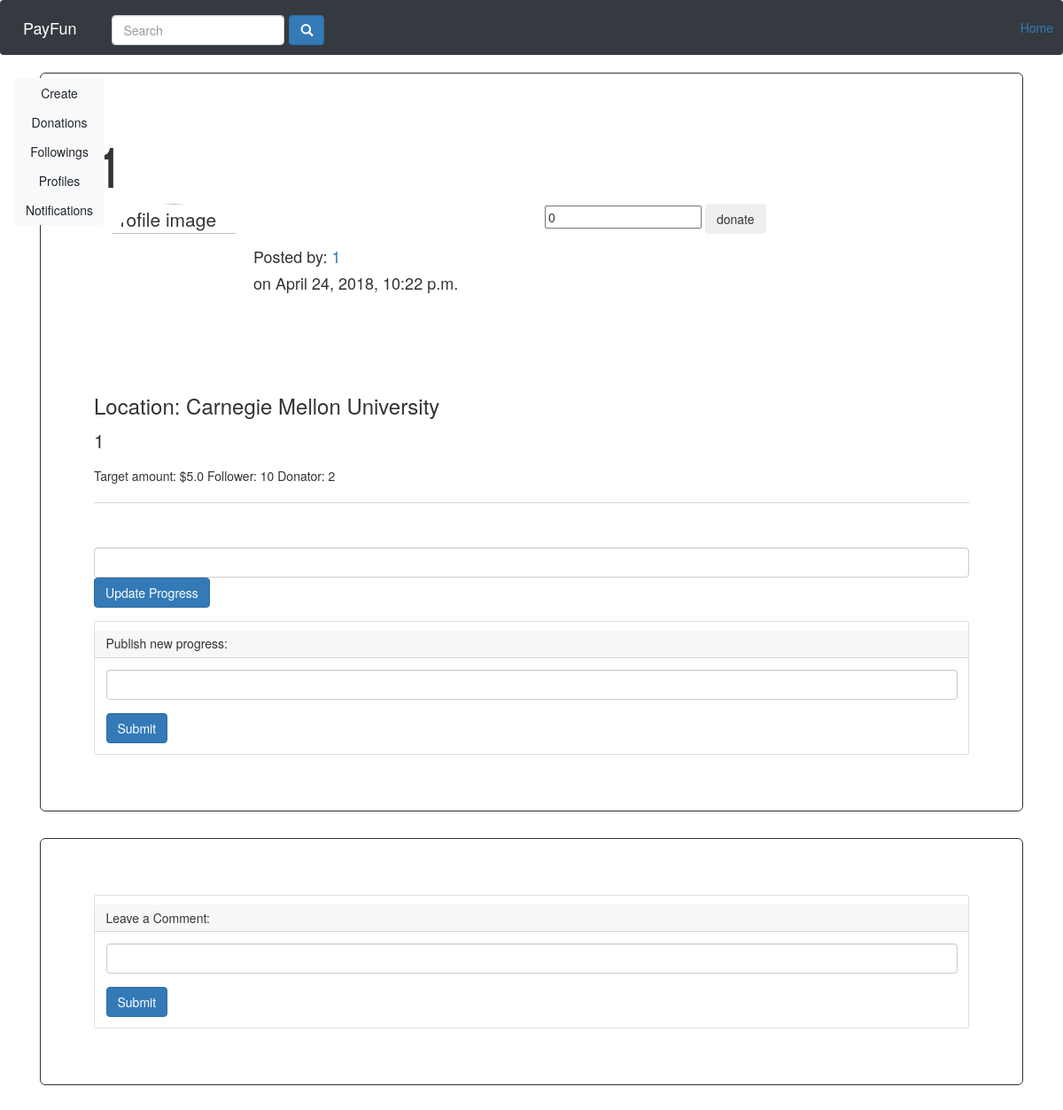
The page /activitydetail/1/ (signed in) on the database as committed earlier.
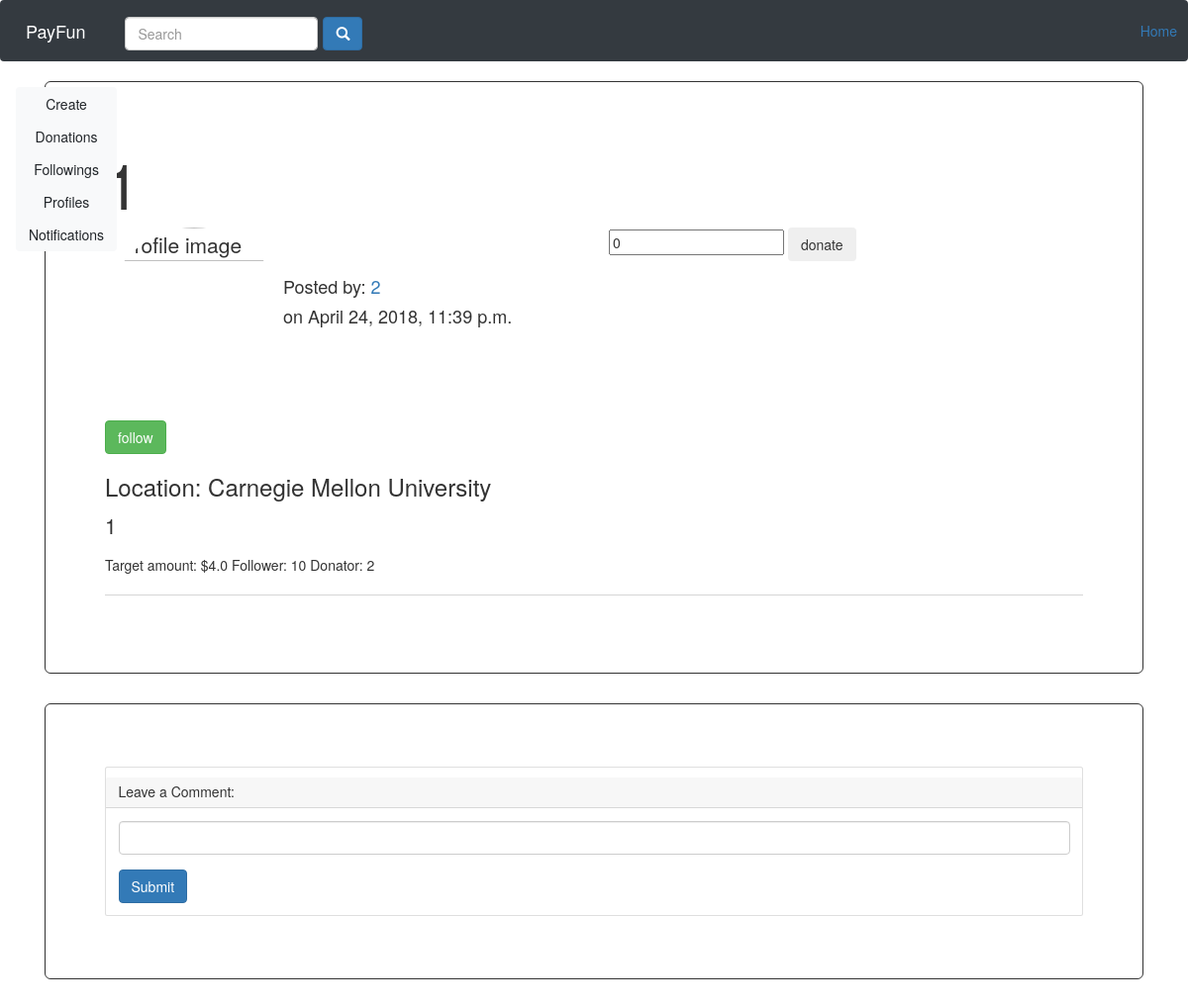
The same page on the database as committed later.
### payfun/models.py (models this page shows)
class Activity(models.Model):
	launcher = models.ForeignKey(User, on_delete=models.CASCADE)
	title = models.CharField(max_length=100)
	content = models.CharField(max_length=1000)
	picture = models.FileField(upload_to="images", blank=True)
	target_money = models.FloatField()
	start_time = models.DateTimeField()
	end_time = models.DateTimeField()
	post_time = models.DateTimeField(auto_now_add=True)
	location = models.CharField(max_length=100)
	location_id = models.CharField(max_length=100)
	is_start = models.BooleanField() # whether the activity has started
	is_end = models.BooleanField() # whether the activity has failed, whether success or failure
	is_success = models.BooleanField(blank=True)
	followee = models.ManyToManyField(User, related_name='followeeForActivity')
	sponseree = models.ManyToManyField(User, related_name='sponsereeForActivity')
	paypal_account = models.CharField(max_length=1000)
	total_rate = models.IntegerField(default=0)
	rate_cur = models.FloatField(default=0)

### payfun/views.py (the view)
# urls.py: url(r'^activitydetail/(?P<activity_id>\S+)/$', views.activitydetail, name="activityDetail"),
@login_required
def activitydetail(request, activity_id):
    user_tmp = request.user
    username_tmp = request.user.username
    userlastname_tmp = user_tmp.last_name
    userfirstname_tmp = user_tmp.first_name
    Entry_Activity = get_object_or_404(Activity,id = activity_id)
    try:
        Entry_Profile     = Profile.objects.get(username = request.user.username)
    except:
        new_profile_entry = Profile(username= username_tmp,bio='default_bio',
                                    first_name= userfirstname_tmp,
                                    last_name= userlastname_tmp)
        new_profile_entry.save()
        Entry_Profile = get_object_or_404(Profile,username = request.user.username)
    if(request.user.username ==Entry_Activity.launcher.username):
        my_activity = '1'
    else:
        my_activity = '0'
    if Entry_Activity in Entry_Profile.follow_activity.all():
        activity_followed = '1'
    else:
        activity_followed = '0';
    return render(request, 'project_detail.html',{'activity':Entry_Activity, 'my_activity': my_activity,"activity_followed": activity_followed})

### payfun/templates/project_detail.html (shortened to what the changed rows need)
<!DOCTYPE html>
<html lang="en">
<head>
    {% load static %}
    <link href="../../static/vendor/bootstrap/css/bootstrap.min.css" rel="stylesheet">
    <link href="../../static/payfun/project_detail.css" rel="stylesheet">
    <link rel="stylesheet" href="https://maxcdn.bootstrapcdn.com/bootstrap/3.3.7/css/bootstrap.min.css">
</head>
<body>
    <div id="wrapper">
        <div class="container" id="main_block">
            <div class="jumbotron">
                <div class="comment">
                    <h1>{{activity.title}}</h1>
                    <div class="row">
                        <div class="col-sm">
                            <p style="float: left;">
                                <img title="profile image" class="img-circle img-responsive profile-img" src="{% url 'getPhoto' activity.id %}" height="180px" width="180px" align="middle">
                            </p>
                            <br/>
                            <br/>
                            <h4>Posted by: <a href="/profile/{{activity.launcher.username}}">{{activity.launcher.username}}</a></h4>
                            <h4>on {{activity.post_time}}</h4>
                        </div>
                        <div class="col-sm">
                        </div>
                    </div>
                    {% if my_activity == '0' %}
                         {% if activity_followed == '0' %}
                                <form method="post" action="/followActivity/{{activity.id}} ">
                                    <input type="submit" class="btn btn-success" value="follow">
                                </form>
                         {% endif %}
                    {% endif %}
                    <h3>Location: {{activity.location}}</h3>
                    <p>{{activity.content}}</p>
                    <h7>Target amount: ${{activity.target_money}}</h7>
                    <h7>Follower: 10 Donator: 2</h7>
                    <br/>
                    <br/>
                </div>
                <br/>
                {% if my_activity == '1' %}
                    <br>
                    <div>
                        <input class="form-control" rows="1", name="progress-{{activity.id}}" id="progress-{{activity.id}}">
                        <button type="submit" class="btn btn-primary"  onclick='addProgress({{ activity.id }})'>Update Progress</button>
                    </div>
                    <div class="card my-4 comment_input">
                        <h5 class="card-header">Publish new progress:</h5>
                        <div class="card-body">
                            <div class="form-group">
                                <input class="form-control" rows="1" name="progress-{{activity.id}}" id="progress-{{activity.id}}">
                            </div>
                            <button type="submit" class="btn btn-primary"  onclick='addProgress({{ activity.id }})'>Submit</button>
                        </div>
                    </div>
                    {% endif %}
                </div>
            </div>
</body>
</html>

Rows that differ between the two databases and show on the page:
changed Activity "Carnegie Mellon University": launcher.username "1" → "2"; post_time "April 24, 2018, 10:22 p.m." → "April 24, 2018, 11:39 p.m."; target_money "5.0" → "4.0"
Other text that changed with them:
form field value: (not shown) → "follow"
text no longer shown: "Update Progress Publish new progress: Submit"
